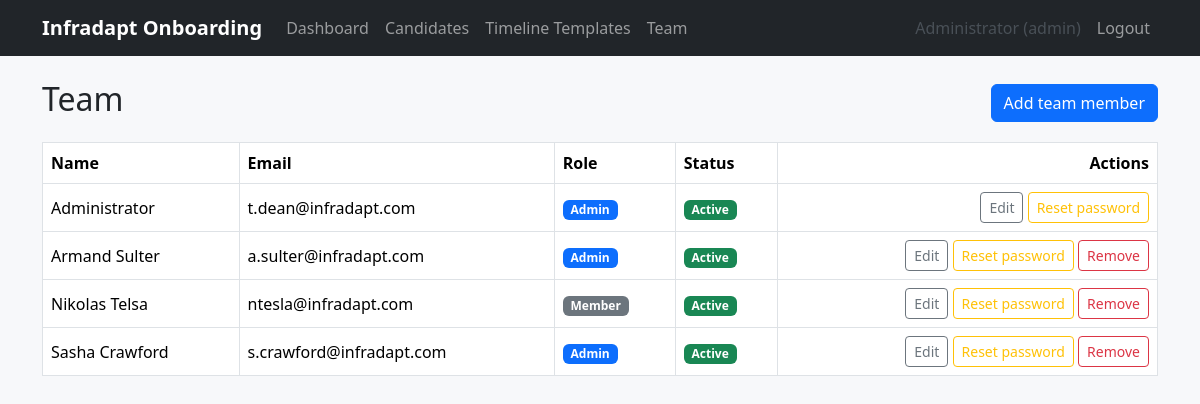
Screenshot of /team (signed in) with the database file from the repository.
### app/models.py (models this page shows, shortened)
class User(UserMixin, db.Model):
    __tablename__ = "users"
    id = db.Column(db.Integer, primary_key=True)
    name = db.Column(db.String(120), nullable=False)
    email = db.Column(db.String(255), unique=True, nullable=False, index=True)
    password_hash = db.Column(db.String(255), nullable=False)
    role = db.Column(db.String(20), nullable=False, default=ROLE_MEMBER)
    active = db.Column(db.Boolean, nullable=False, default=True)
    created_at = db.Column(db.DateTime, nullable=False, default=datetime.utcnow)
    notes = db.relationship("Note", backref="author", lazy="dynamic")
    resumes_uploaded = db.relationship("Resume", backref="uploaded_by_user", lazy="dynamic")
    assigned_events = db.relationship(
        "HireEvent",
        foreign_keys="HireEvent.assigned_to",
        backref="assignee",
        lazy="dynamic",
    )
    @property
    def is_admin(self):
        return self.role == ROLE_ADMIN
    @property
    def is_active(self):
        return self.active

### app/auth.py (the view)
@auth_bp.route("/team")
@login_required
@admin_required
def team_list():
    users = User.query.order_by(User.name).all()
    return render_template("team/list.html", users=users)

### app/auth.py (called while the page is built)
def admin_required(view):
    from functools import wraps
    @wraps(view)
    def wrapped(*args, **kwargs):
        if not current_user.is_authenticated:
            return login_manager_redirect()
        if not current_user.is_admin:
            abort(403)
        return view(*args, **kwargs)
    return wrapped

### app/templates/team/list.html (shortened to what this page needs)
{% extends "base.html" %}
{% block content %}
<div class="d-flex justify-content-between align-items-center mb-3">
  <h2>Team</h2>
  <a href="{{ url_for('auth.team_new') }}" class="btn btn-primary">Add team member</a>
</div>
<table class="table table-bordered bg-white align-middle">
  <thead>
    <tr>
      <th>Name</th>
      <th>Email</th>
      <th>Role</th>
      <th>Status</th>
      <th class="text-end">Actions</th>
    </tr>
  </thead>
  <tbody>
    {% for user in users %}
    <tr>
      <td>{{ user.name }}</td>
      <td>{{ user.email }}</td>
      <td><span class="badge bg-{{ 'primary' if user.role == 'admin' else 'secondary' }} badge-status">{{ user.role }}</span></td>
      <td>{% if user.active %}<span class="badge bg-success">Active</span>{% else %}<span class="badge bg-secondary">Inactive</span>{% endif %}</td>
      <td class="text-end">
        <a href="{{ url_for('auth.team_edit', user_id=user.id) }}" class="btn btn-sm btn-outline-secondary">Edit</a>
        <form action="{{ url_for('auth.team_reset_password', user_id=user.id) }}" method="post" class="d-inline" onsubmit="return confirm('Reset password for {{ user.name }}?');">
          <button type="submit" class="btn btn-sm btn-outline-warning">Reset password</button>
        </form>
        {% if user.id != current_user.id %}
        <form action="{{ url_for('auth.team_delete', user_id=user.id) }}" method="post" class="d-inline" onsubmit="return confirm('Remove {{ user.name }} from the team?');">
          <button type="submit" class="btn btn-sm btn-outline-danger">Remove</button>
        </form>
        {% endif %}
      </td>
    </tr>
    {% else %}
    <tr><td colspan="5" class="text-center text-muted">No team members yet.</td></tr>
    {% endfor %}
  </tbody>
</table>
{% endblock %}

### app/templates/base.html (shortened to what this page needs)
<!doctype html>
<html lang="en">
<head>
  <link href="https://cdn.jsdelivr.net/npm/bootstrap@5.3.3/dist/css/bootstrap.min.css" rel="stylesheet">
  <link rel="stylesheet" href="{{ url_for('static', filename='style.css') }}">
</head>
<body>
  {% if current_user.is_authenticated %}
  <nav class="navbar navbar-expand-lg navbar-dark bg-dark mb-4">
    <div class="container">
      <a class="navbar-brand" href="{{ url_for('main.dashboard') }}">Infradapt Onboarding</a>
      <div class="collapse navbar-collapse" id="navMain">
        <ul class="navbar-nav me-auto">
          <li class="nav-item"><a class="nav-link" href="{{ url_for('main.dashboard') }}">Dashboard</a></li>
          <li class="nav-item"><a class="nav-link" href="{{ url_for('candidates.list_candidates') }}">Candidates</a></li>
          {% if current_user.is_admin %}
          <li class="nav-item"><a class="nav-link" href="{{ url_for('templates_admin.list_templates') }}">Timeline Templates</a></li>
          <li class="nav-item"><a class="nav-link" href="{{ url_for('auth.team_list') }}">Team</a></li>
          {% endif %}
        </ul>
        <ul class="navbar-nav">
          <li class="nav-item"><span class="nav-link text-light-emphasis">{{ current_user.name }} ({{ current_user.role }})</span></li>
          <li class="nav-item"><a class="nav-link" href="{{ url_for('auth.logout') }}">Logout</a></li>
        </ul>
      </div>
    </div>
  </nav>
  {% endif %}
  <div class="container pb-5">
    {% block content %}{% endblock %}
  </div>
</body>
</html>

### app/static/style.css (style rules this page uses)
body { background-color: #f7f8fa; }
.navbar-brand { font-weight: 600; }
.badge-status { text-transform: capitalize; }

### rows the page displays
User: name "Administrator", role "admin", email "t.dean@infradapt.com", role "Admin", active "Active"
User: name "Armand Sulter", email "a.sulter@infradapt.com", role "Admin", active "Active"
User: name "Nikolas Telsa", email "ntesla@infradapt.com", role "Member", active "Active"
User: name "Sasha Crawford", email "s.crawford@infradapt.com", role "Admin", active "Active"
